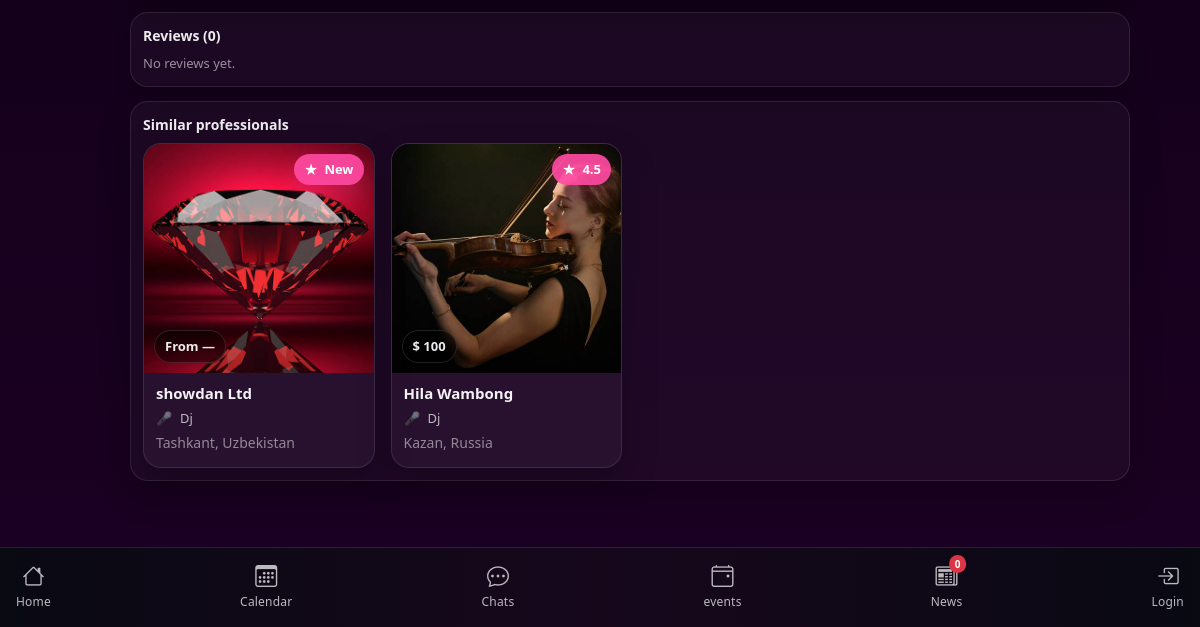
Before: /en/accounts/profiles/3/ (lower part) with the older database file.
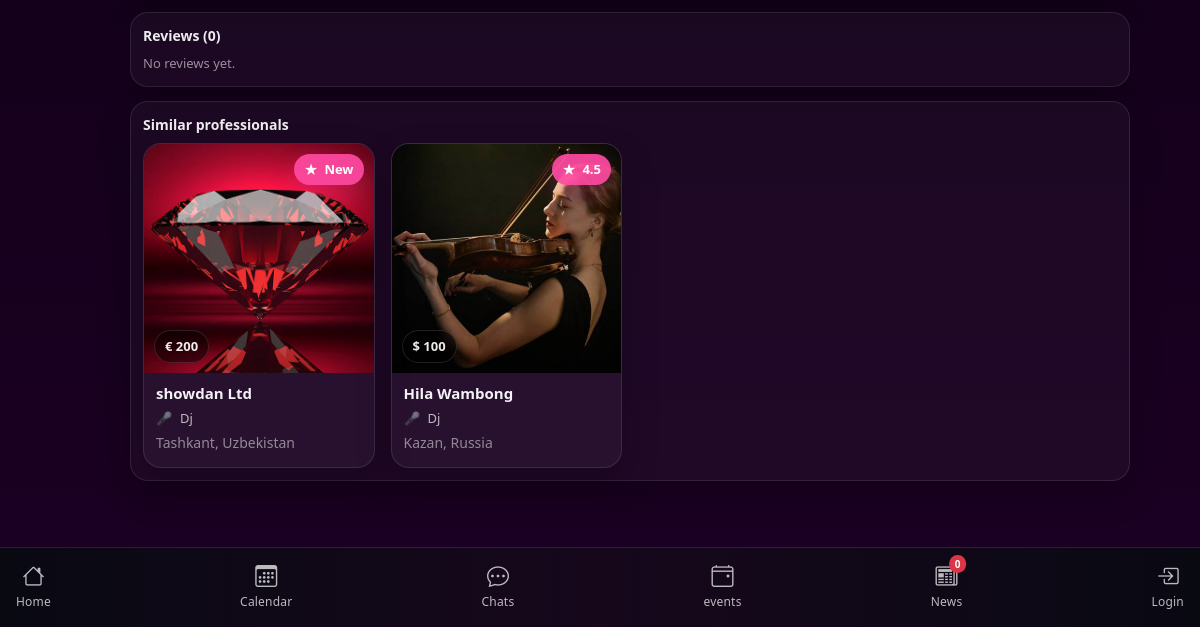
After: the same page with the newer database file.
### accounts/models.py (models this page shows, shortened)
class Accounts(AbstractBaseUser, PermissionsMixin):
    class AccountType(models.TextChoices):
        PERSONAL = "personal", "Personal"
        PROFESSIONAL = "professional", "Professional"
    class Gender(models.TextChoices):
        PERSONAL = "male", "Male"
        PROFESSIONAL = "female", "Female"
    email = models.EmailField(unique=True)
    profile_picture = models.ImageField(
        upload_to="avatars/",
        blank=True,
        null=True,
        default="avatars/default.png",
    )
    professional_picture = models.ImageField(
        upload_to="professional_pictures/",
        blank=True,
        null=True,
        default="professional_pictures/default_professional.png",
    )
    communication_languages = models.ManyToManyField(
        "accounts.Language",
        blank=True,
        related_name="accounts_communication",
    )
    event_languages = models.ManyToManyField(
        "accounts.Language",
        blank=True,
        related_name="accounts_events",
    )
    accepted_event_categories = models.ManyToManyField(
        "events.EventCategory",
        blank=True,
        related_name="accepted_by_users",
    )
    first_name = models.CharField(max_length=80)
    last_name = models.CharField(max_length=80)
    nickname = models.CharField(max_length=220, blank=True, null=True)
    phone = models.CharField(max_length=30, blank=True)
    date_of_birth = models.DateField(null=True, blank=True)
    years_of_experience = models.PositiveSmallIntegerField(
        null=True,
        blank=True,
        default=0,
    )
    about_me = models.TextField(blank=True, default="")
    account_type = models.CharField(
        max_length=20,
        choices=AccountType.choices,
        default=AccountType.PERSONAL,
    )
    gender = models.CharField(max_length=20, choices=Gender.choices, blank=True, null=True)
    professions = models.ManyToManyField(
        Profession,
        blank=True,
        related_name="accounts",
    )
    currency = models.ForeignKey(
        "accounts.Currency",
        null=True,
        blank=True,
        on_delete=models.SET_NULL,
        related_name="accounts",
    )
    cost_per_hour = models.DecimalField(
        max_digits=10,
        decimal_places=2,
        null=True,
        blank=True,
    )
    cost_per_5_hours = models.DecimalField(
        max_digits=10,
        decimal_places=2,
        null=True,
        blank=True,
    )
    is_active = models.BooleanField(default=True)
    is_staff = models.BooleanField(default=False)
    date_joined = models.DateTimeField(default=timezone.now)
    country = models.CharField(max_length=120, blank=True, default="")
    city = models.CharField(max_length=120, blank=True, default="")
    address = models.CharField(max_length=255, blank=True, default="")
    public_id = models.CharField(
        max_length=8,
        unique=True,
        null=True,
        blank=True,
        db_index=True,
        help_text="Public-facing 8-digit user ID (non-guessable).",
    )
    objects = AccountsManager()
    USERNAME_FIELD = "email"
    REQUIRED_FIELDS = ["first_name", "last_name"]

class Profession(models.Model):
    name = models.CharField(max_length=120)
    parent = models.ForeignKey(
        "self",
        null=True,
        blank=True,
        related_name="children",
        on_delete=models.CASCADE,
    )
    path = models.CharField(max_length=600, blank=True, db_index=True)
    class Meta:
        unique_together = ("name", "parent")
        ordering = ["path"]  # ✅ tree order, not global name

class Currency(models.Model):
    name = models.CharField(max_length=80, unique=True)   # e.g. US Dollar
    sign = models.CharField(max_length=8)                 # e.g. $
    class Meta:
        ordering = ["name"]

### accounts/views.py (the view, shortened to what this page needs)
# urls.py: path("profiles/<int:pk>/", public_profile_detail_view, name="profile_detail"),
def public_profile_detail_view(request, pk):
    prof = get_object_or_404(User, pk=pk, account_type="professional", is_active=True)
    is_favorite = False
    if request.user.is_authenticated:
        is_favorite = FavoriteProfessional.objects.filter(
            user=request.user,
            professional=prof
        ).exists()
    tab = request.GET.get("tab", "overview")
    valid_tabs = {"overview", "calendar"}
    if tab not in valid_tabs:
        tab = "overview"
    normal_photos = AccountPhoto.objects.filter(user=prof).order_by("-id")
    professional_photos = ProfessionalPhoto.objects.filter(user=prof).order_by("-id")
    audio_covers = AudioAcapellaCover.objects.filter(user=prof).order_by("-id")
    video_covers = VideoAcapellaCover.objects.filter(user=prof).order_by("-id")
    reviews = Review.objects.filter(professional=prof).select_related("reviewer")
    stats = reviews.aggregate(avg=Avg("rating"), cnt=Count("id"))
    avg_rating = stats["avg"] or 0
    review_count = stats["cnt"] or 0
    review_form = None
    can_review = False
    existing_review = None
    if request.user.is_authenticated and request.user.pk != prof.pk:
        can_review = True
        existing_review = Review.objects.filter(professional=prof, reviewer=request.user).first()
        if not existing_review:
            review_form = ReviewForm()
    base_similar = (
        User.objects
        .filter(account_type="professional", is_active=True)
        .exclude(pk=prof.pk)
        .prefetch_related("professions")
        .select_related("currency")
        .annotate(avg_rating=Avg("reviews_received__rating"))
        .annotate(review_count=Count("reviews_received"))
    )
    prof_profession_ids = list(prof.professions.values_list("id", flat=True))
    if prof_profession_ids:
        pros = (
            base_similar
            .filter(professions__id__in=prof_profession_ids)
            .distinct()
            .order_by("-id")[:8]
        )
    else:
        pros = base_similar.order_by("-id")[:8]
    calendar_ctx = {}
    return render(
        request,
        "accounts/profile_detail.html",
        {
            "prof": prof,
            "tab": tab,
            "is_favorite": is_favorite,
            "normal_photos": normal_photos,
            "professional_photos": professional_photos,
            "audio_covers": audio_covers,
            "video_covers": video_covers,
            "reviews": reviews,
            "avg_rating": avg_rating,
            "review_count": review_count,
            "review_form": review_form,
            "can_review": can_review,
            "existing_review": existing_review,
            "pros": pros,
            **calendar_ctx,
        },
    )

### accounts/context_processors.py (called while the page is built, shortened)
def news_unread_count(request):
    if not getattr(request, "user", None) or not request.user.is_authenticated:
        return {"news_unread_count": 0}

### templates/accounts/profile_detail.html (shortened to what the changed rows need)
{% extends "base.html" %}
{% load static %}
{% load account_extras %}
{% load i18n %}
{% block content %}
<div class="profile-detail-wrap mx-auto">
  <div class="profile-section">
    {% if pros %}
      <div class="row g-3">
        {% for u in pros %}
          <div class="col-6 col-md-3">
            <a class="text-decoration-none" href="{% url 'accounts:profile_detail' u.id %}">
              <div class="pro-card">
                <div class="pro-card-media">
                  {% if u.profile_picture %}
                    <img src="{{ u.profile_picture.url }}" alt="{{ u.first_name }}">
                  {% elif u.professional_picture %}
                    <img src="{{ u.professional_picture.url }}" alt="{{ u.first_name }}">
                  {% else %}
                    <div class="pro-card-fallback"></div>
                  {% endif %}
                  <div class="pro-rating">
                    <span class="pro-rating-star">★</span>
                    <span class="pro-rating-val">
                      {% if u.review_count > 0 %}
                        {{ u.avg_rating|floatformat:1 }}
                      {% else %}
                        {% translate "New" %}
                      {% endif %}
                    </span>
                  </div>
                  <div class="pro-price">
                    {% if u.currency and u.cost_per_hour %}
                      {{ u.currency.sign }} {{ u.cost_per_hour|floatformat:0 }}
                    {% else %}
                      {% translate "From" %} —
                    {% endif %}
                  </div>
                </div>
                <div class="pro-card-body">
                  <div class="pro-name">{{ u.first_name }} {{ u.last_name }}</div>
                  <div class="pro-sub">
                    {% with p=u.professions.first %}
                      {% if p %}
                        <span class="pro-icon">🎤</span> {{ p.name }}
                      {% else %}
                        <span class="pro-icon">🎤</span> {% translate "Professional" %}
                      {% endif %}
                    {% endwith %}
                  </div>
                  {% if u.city or u.country %}
                    <div class="text-white-50 small mt-1">
                      {{ u.city }}{% if u.city and u.country %}, {% endif %}{{ u.country }}
                    </div>
                  {% endif %}
                </div>
              </div>
            </a>
          </div>
        {% endfor %}
      </div>
    {% else %}
      <p class="text-white-50 mb-0">{% translate "No similar professionals yet" %}.</p>
    {% endif %}
  </div>
</div>
{% endblock %}

Changed rows visible on the page:
changed Accounts "showdan": currency.sign (not shown) → "€"; cost_per_hour (not shown) → "200"; translate "From" → (not shown)
